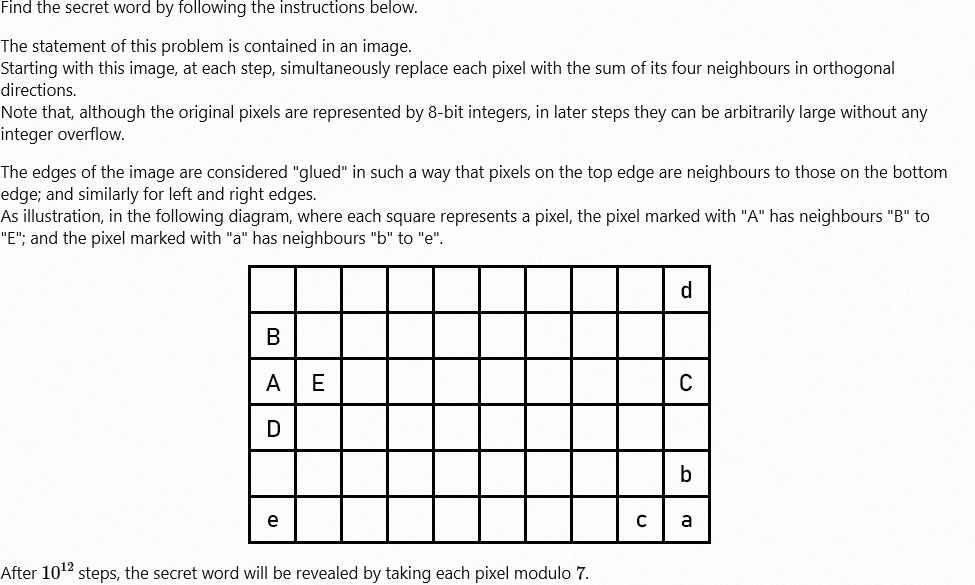
#> input picture resources/bonus_secret_statement.png, 975 x 585 px, found by its file name
$ python euler_secret_1.py
#> lines starting #> are read from the running program, lines starting #| are printed output that depends on the picture
import numpy as np
from PIL import Image
import matplotlib.pyplot as plt

def step(grid):
    return (
        np.roll(grid,  1, axis=0) +  # up
        np.roll(grid, -1, axis=0) +  # down
        np.roll(grid,  1, axis=1) +  # left
        np.roll(grid, -1, axis=1)    # right
    ) % 7
img = Image.open("./resources/bonus_secret_statement.png").convert("L")
grid = np.array(img, dtype=np.int64) % 7
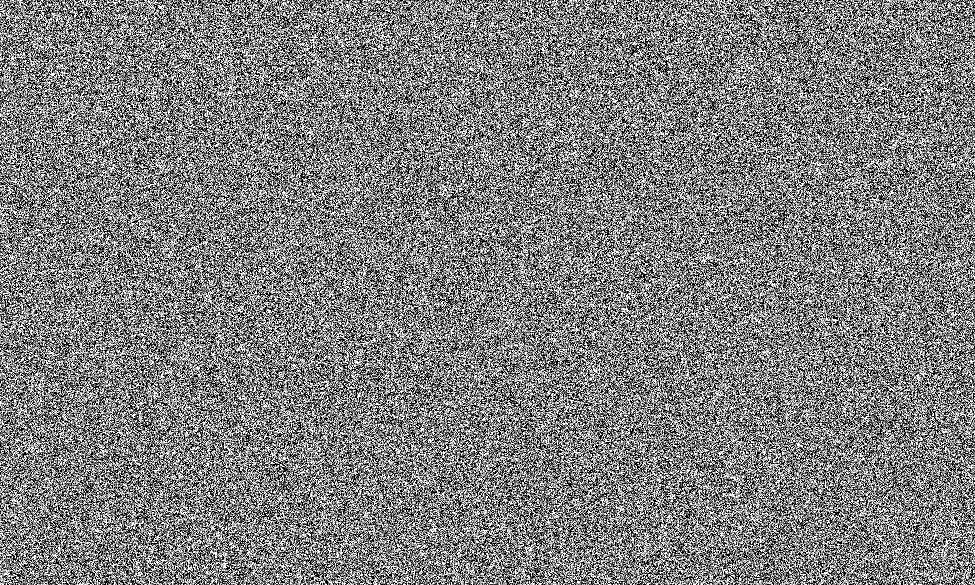
#> grid: shape (585, 975) int64; min 0, max 6, mean 3; drawn with min black and max white
g = grid.copy()

for i in range(50):
    g = step(g)
    print(f"step {i+1}: unique values =", np.unique(g))
#> this loop made 50 passes
#| step 1: unique values = [0 1 2 3 4 5 6]
#| step 2: unique values = [0 1 2 3 4 5 6]
#| step 3: unique values = [0 1 2 3 4 5 6]
#| step 4: unique values = [0 1 2 3 4 5 6]
#| step 5: unique values = [0 1 2 3 4 5 6]
#| step 6: unique values = [0 1 2 3 4 5 6]
#| step 7: unique values = [0 1 2 3 4 5 6]
#| step 8: unique values = [0 1 2 3 4 5 6]
#> (further printed lines are left out)
#> pass 1, `g = step(g)`:
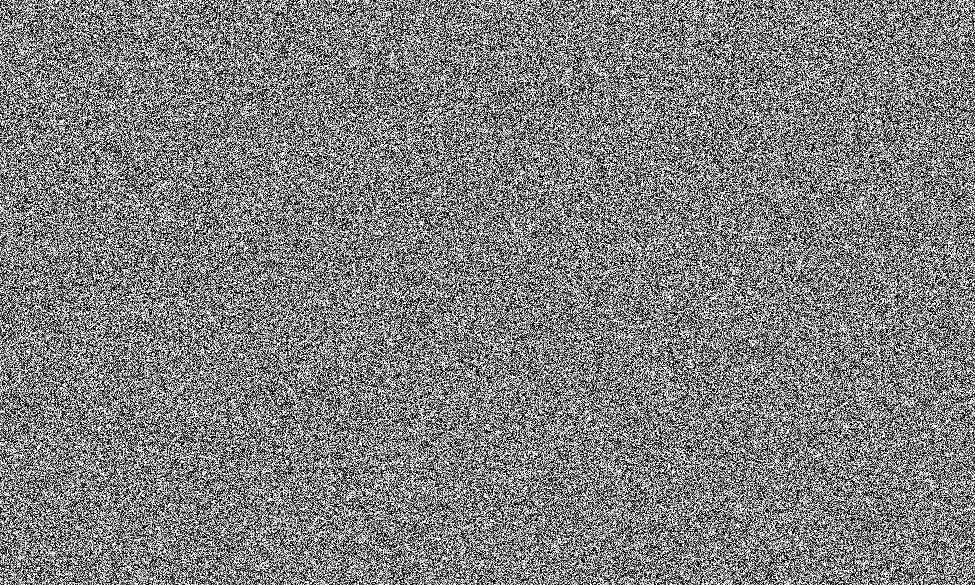
#> g: shape (585, 975) int64; min 0, max 6, mean 3; drawn with min black and max white
#> pass 2, `g = step(g)`:
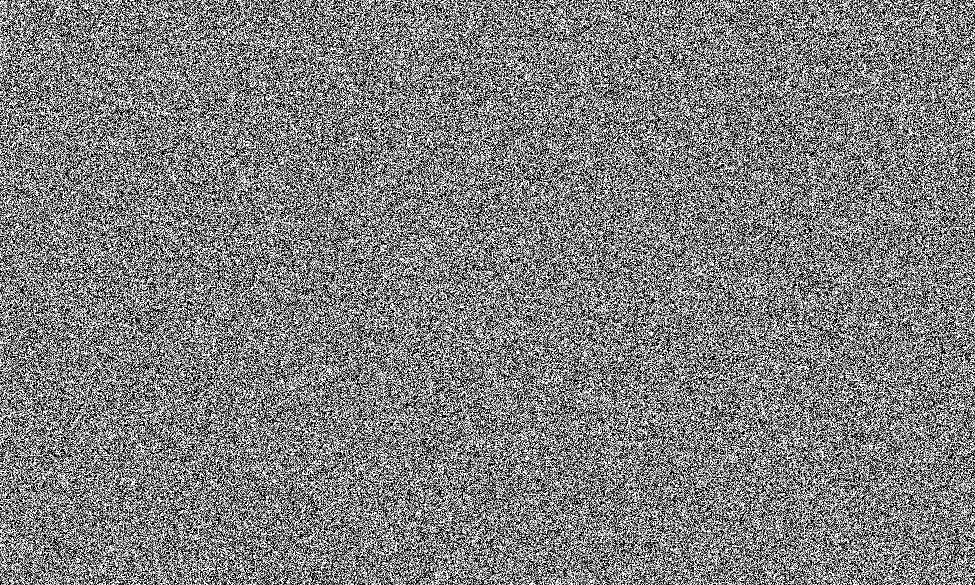
#> g: shape (585, 975) int64; min 0, max 6, mean 3; drawn with min black and max white
#> pass 3, `g = step(g)`:
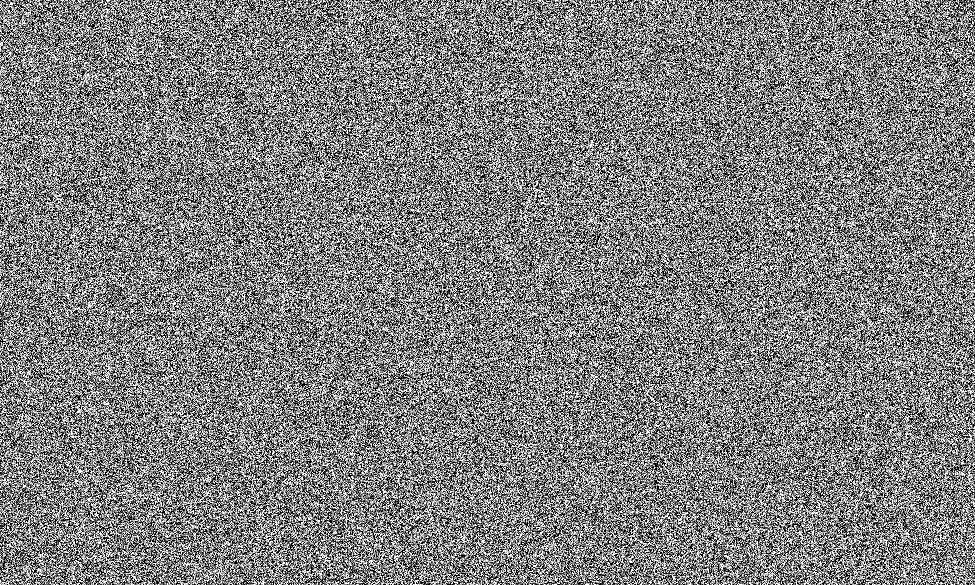
#> g: shape (585, 975) int64; min 0, max 6, mean 3; drawn with min black and max white
#> after the loop:
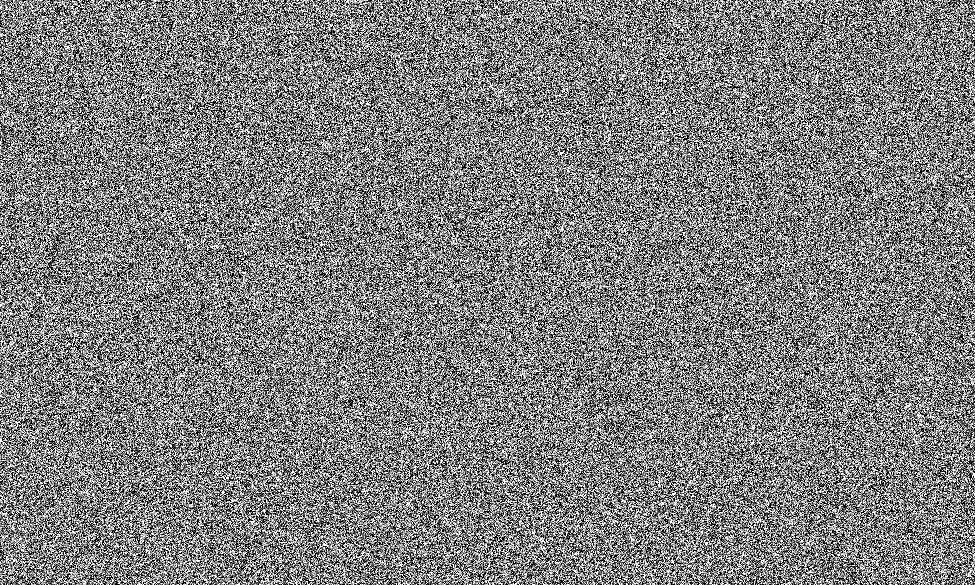
#> g: shape (585, 975) int64; min 0, max 6, mean 3; drawn with min black and max white
h, w = grid.shape
#> h = 585; w = 975
total = grid.sum() % 7
#> total = 5

steps = 10**12
multiplier = pow(4, steps, 7)

final_value = (total * multiplier) % 7
#> final_value = 6
final_image = np.full((h, w), final_value, dtype=np.uint8)
#> final_image: shape (585, 975); every value is 6
out = Image.fromarray(final_image * 36)  # scale for visibility
#> out: PIL image 975x585 L; every value is 216
out.save("final.png")
plt.imshow(final_image)
plt.show()
